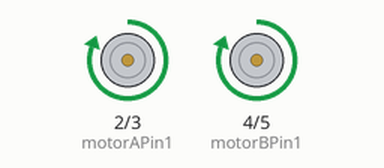
Recording of a sketch running on a simulated Arduino Uno, built with avr-gcc and run on an emulated ATmega328P. Shown: motor-driver pin pairs drawn as motors (green arrow = first pin HIGH = forward, orange = second pin HIGH = backward, longer = more drive).

Above: at 1.0 s.
At 2.5 s:
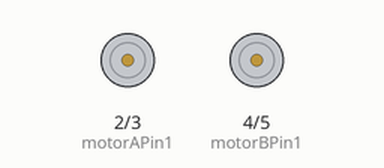
At 4.0 s:
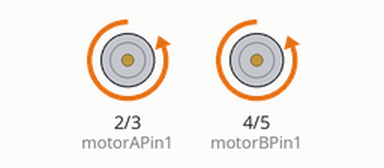
Timing chart, 0 to 7.8 s (numbered marks = the images above):
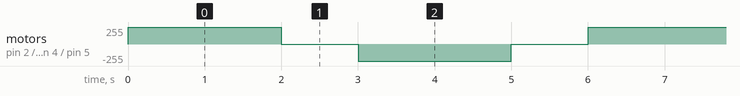

Measured:
- by itself, motor on pin 2 (motorAPin1) / pin 3 (motorAPin2), motor on pin 4 (motorBPin1) / pin 5 (motorBPin2): repeats every 6.0 s: stopped 1.0 s, backward 255/255 2.0 s, stopped 1.0 s, forward 255/255 2.0 s

The sketch:

Car.ino
```cpp
#include<Arduino.h>
// Motor A connections
const int motorAPin1 = 2; // Motor A Pin 1 connected to digital pin 2
const int motorAPin2 = 3; // Motor A Pin 2 connected to digital pin 3

// Motor B connections
const int motorBPin1 = 4; // Motor B Pin 1 connected to digital pin 4
const int motorBPin2 = 5; // Motor B Pin 2 connected to digital pin 5

void setup() {
  // Initialize motor pins as output
  pinMode(motorAPin1, OUTPUT);
  pinMode(motorAPin2, OUTPUT);
  pinMode(motorBPin1, OUTPUT);
  pinMode(motorBPin2, OUTPUT);
}

void loop() {
  // Move motors A and B forward
  moveMotorsForward();

  delay(2000); // Delay for 2 seconds

  // Stop motors A and B
  stopMotors();

  delay(1000); // Delay for 1 second

  // Move motors A and B backward
  moveMotorsBackward();

  delay(2000); // Delay for 2 seconds

  // Stop motors A and B
  stopMotors();

  delay(1000); // Delay for 1 second
}

void moveMotorsForward() {
  // Motor A
  digitalWrite(motorAPin1, HIGH);
  digitalWrite(motorAPin2, LOW);

  // Motor B
  digitalWrite(motorBPin1, HIGH);
  digitalWrite(motorBPin2, LOW);
}

void moveMotorsBackward() {
  // Motor A
  digitalWrite(motorAPin1, LOW);
  digitalWrite(motorAPin2, HIGH);

  // Motor B
  digitalWrite(motorBPin1, LOW);
  digitalWrite(motorBPin2, HIGH);
}

void stopMotors() {
  // Motor A
  digitalWrite(motorAPin1, LOW);
  digitalWrite(motorAPin2, LOW);

  // Motor B
  digitalWrite(motorBPin1, LOW);
  digitalWrite(motorBPin2, LOW);
}
```
